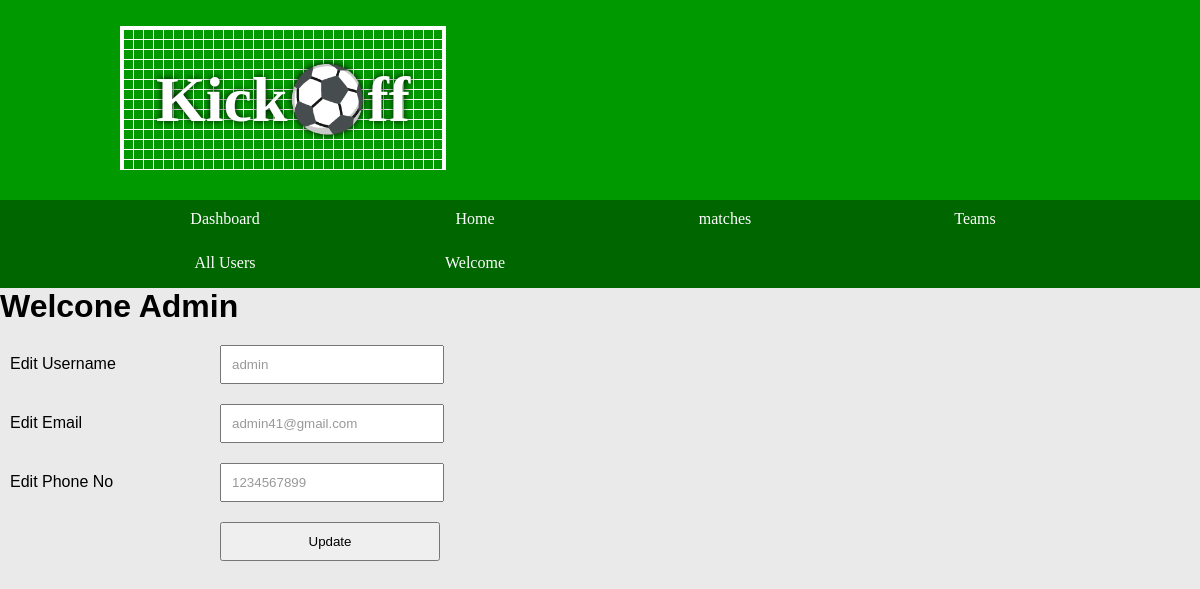
Screenshot of /admin/users.php?source=edit_user&user_id=1 with the database file from the repository.
### tables this page shows
CREATE TABLE IF NOT EXISTS `users` (
  `user_id` int(200) NOT NULL AUTO_INCREMENT,
  `username` varchar(200) NOT NULL,
  `email` varchar(200) NOT NULL,
  `phone_no` varchar(200) NOT NULL,
  `user_role` varchar(200) NOT NULL,
  `password` varchar(200) NOT NULL,
  PRIMARY KEY (`user_id`)
);

### admin/includes/edit_user.php (the view, shortened to what this page needs)
<?php
if (isset($_GET['user_id'])) {
	$edit_user_id = $_GET['user_id'];
}
$query = "SELECT *  FROM  users WHERE user_id=$edit_user_id";
$select_posts = mysqli_query($connection,$query);
while($row = mysqli_fetch_assoc($select_posts)) {
    $email = $row['email'];
    $username = $row['username'];
    $phone_no = $row['phone_no'];
}
?>
<form action="" method="post" enctype="multipart/form-data">
	<div class="form-group">
		<label for="username">Edit Username</label>
		<input value="<?php echo $username; ?>" type="text" class="form-control" name="username">
	</div>
	<div class="form-group">
		<label for="email">Edit Email</label>
		<input value="<?php echo $email; ?>" type="text" class="form-control" name="email">
	</div>
	<div class="form-group">
		<label for="phone_no">Edit Phone No</label>
		<input value="<?php echo $phone_no; ?>" type="text" class="form-control" name="phone_no">
	</div>
   <div class="form-group">
		<input type="submit" class="btn btn-primary" name="edit-user" value="Update">
	</div>
</form>

### admin/css/styles.css (style rules this page uses)
* { margin: 0; padding: 0; }
html { font-family: 'Oxygen-Regular', verdana, sans-serif; }
body { background-color: #eaeaea; }
form select, form label, form input, form textarea { float: left; width: 200px; padding: 10px; margin-top: 20px; }
form label { clear: left; }
form input[type="text"], form input[type="password"], textarea { color: #999; font-family: verdana, sans-serif }
input[type="submit"] { clear: both; margin-left: 220px; width: 220px; }

### rows the page displays
users: username "admin", email "admin41@gmail.com", phone_no "1234567899"
